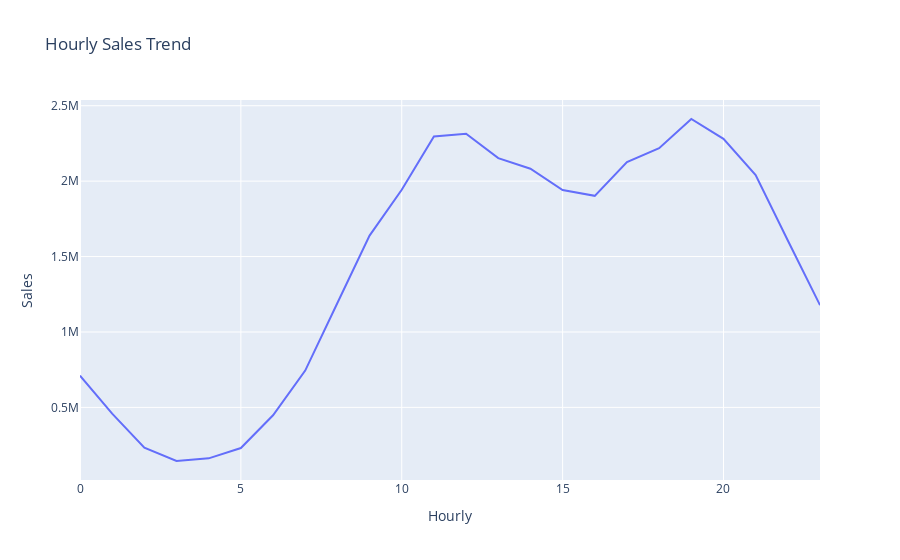

This figure's notebook cell:
### Code cell
#Trend by hour
hour_sale=df.groupby("Hourly").sum()
hour_trend=px.line(
    hour_sale,
    x=hour_sale.index,
    y="Sales",
    title="Hourly Sales Trend"
    )

hour_trend.show()

### Figure 1 — Plotly figure (JSON) as saved in the notebook; plotly's stock layout.template omitted (floating-point values rounded to 4 significant figures)
{"data": [{"hovertemplate": "Hourly=%{x}<br>Sales=%{y}<extra></extra>", "legendgroup": "", "line": {"color": "#636efa", "dash": "solid"}, "marker": {"symbol": "circle"}, "mode": "lines", "name": "", "orientation": "v", "showlegend": false, "type": "scatter", "x": [0, 1, 2, 3, 4, 5, 6, 7, 8, 9, 10, 11, 12, 13, 14, 15, 16, 17, 18, 19, 20, 21, 22, 23], "xaxis": "x", "y": [710900.0, 458300.0, 232600.0, 144700.0, 162300.0, 230500.0, 448000.0, 744100.0, 1192000.0, 1639000.0, 1943000.0, 2297000.0, 2314000.0, 2152000.0, 2083000.0, 1941000.0, 1903000.0, 2127000.0, 2218000.0, 2412000.0, 2281000.0, 2041000.0, 1606000.0, 1178000.0], "yaxis": "y"}], "layout": {"legend": {"tracegroupgap": 0}, "title": {"text": "Hourly Sales Trend"}, "xaxis": {"anchor": "y", "domain": [0, 1], "title": {"text": "Hourly"}}, "yaxis": {"anchor": "x", "domain": [0, 1], "title": {"text": "Sales"}}}}
